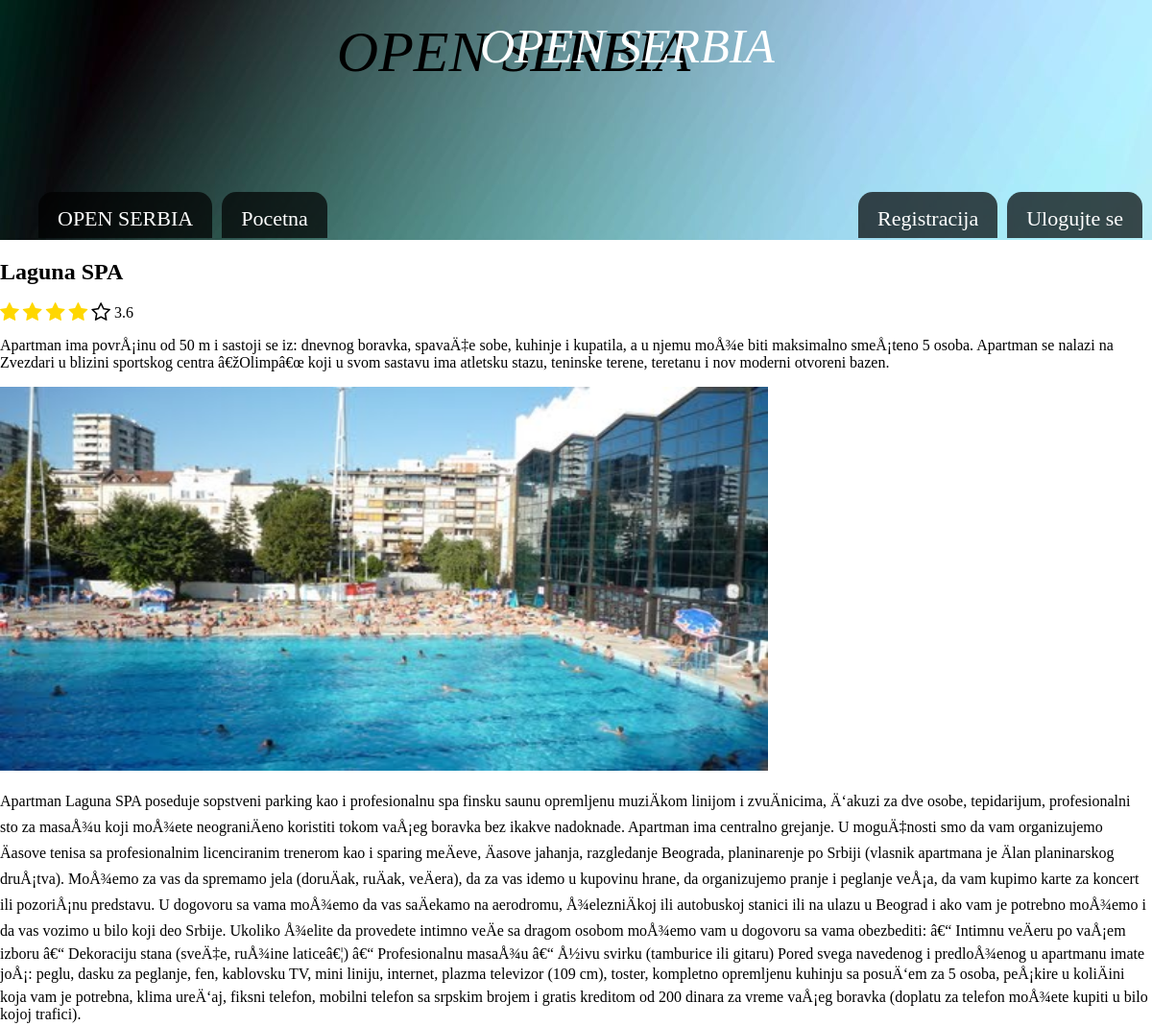
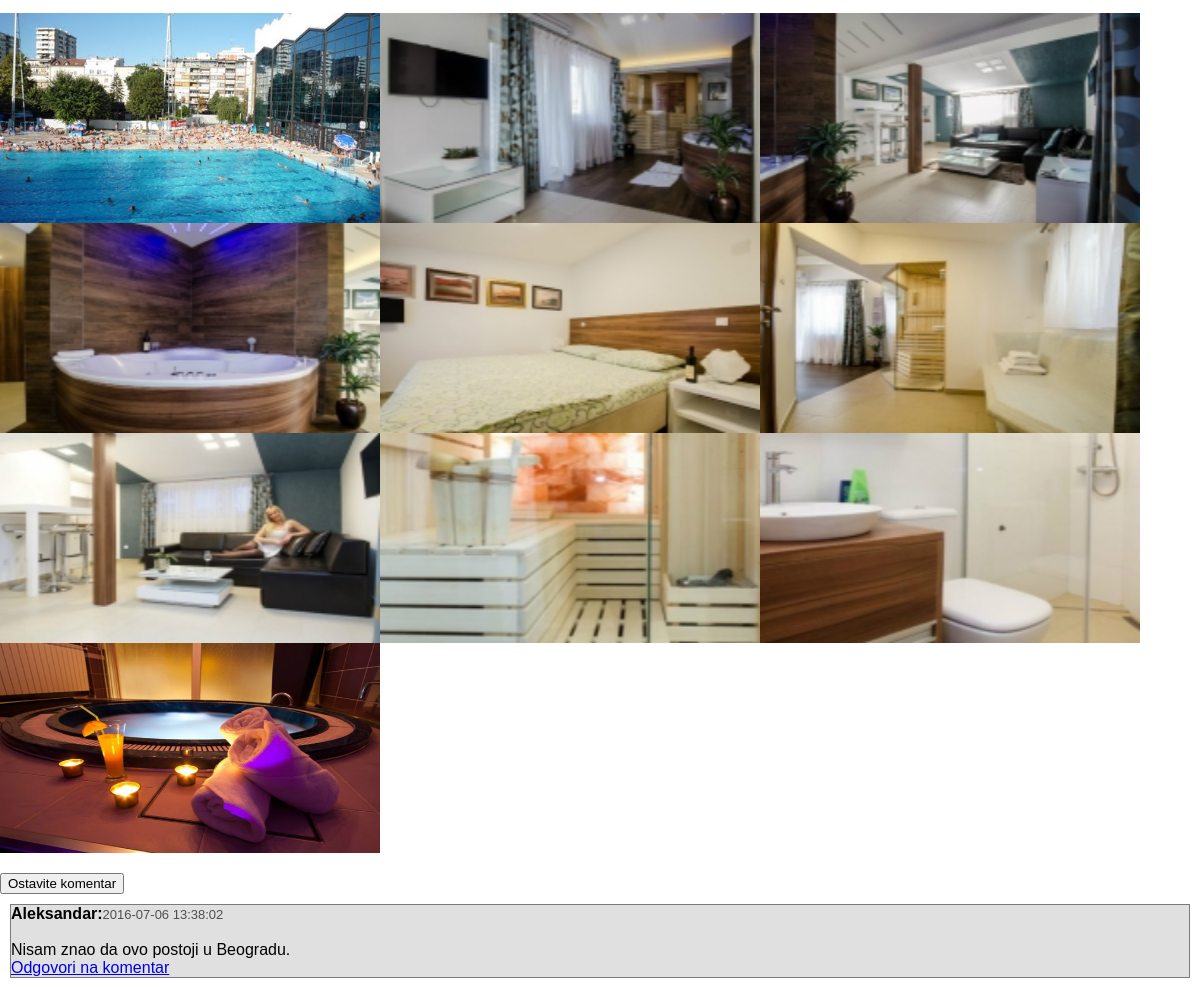
/?page=readmore&post_id=3, run on the app's committed database (2 pictures, top to bottom).
### tables this page shows
CREATE TABLE `posts` (
  `post_id` int(11) NOT NULL,
  `title` varchar(255) NOT NULL,
  `content` text NOT NULL,
  `user_id` int(11) NOT NULL,
  `id_category` int(11) NOT NULL,
  `id_place` int(11) NOT NULL,
  `address` varchar(255) NOT NULL,
  `lat` double NOT NULL DEFAULT '0',
  `lon` double NOT NULL DEFAULT '0',
  `date` timestamp NOT NULL DEFAULT CURRENT_TIMESTAMP,
  `is_deleted` tinyint(4) NOT NULL DEFAULT '0',
  `post_img` longtext NOT NULL,
  `descript` varchar(1000) NOT NULL,
  `admin_approved` tinyint(4) NOT NULL DEFAULT '0',
  `rating` float NOT NULL
);

CREATE TABLE `comments` (
  `id` int(11) NOT NULL,
  `comment_id` int(11) NOT NULL DEFAULT '0',
  `user_id` int(11) NOT NULL,
  `content` text NOT NULL,
  `post_id` int(11) NOT NULL,
  `date` timestamp NOT NULL DEFAULT CURRENT_TIMESTAMP,
  `status` tinyint(4) NOT NULL DEFAULT '0',
  `is_deleted` tinyint(4) NOT NULL DEFAULT '0'
);

CREATE TABLE `user` (
  `id` int(11) NOT NULL,
  `name` varchar(255) NOT NULL,
  `email` varchar(255) NOT NULL,
  `password` varchar(255) NOT NULL,
  `date` timestamp NOT NULL DEFAULT CURRENT_TIMESTAMP,
  `admin` tinyint(4) NOT NULL DEFAULT '0',
  `status` tinyint(4) NOT NULL DEFAULT '0',
  `is_logged` tinyint(4) NOT NULL DEFAULT '0',
  `superadmin` tinyint(4) NOT NULL DEFAULT '0',
  `is_deleted` tinyint(4) NOT NULL DEFAULT '0',
  `is_blocked` tinyint(4) NOT NULL DEFAULT '0',
  `image` varchar(255) NOT NULL
);

### controllers/readmore.php (called while the page is built, shortened)
<?php
$posts = new Post();
$pos = $posts->getPostById($_GET['post_id']);
$a= json_decode($pos['post_img'],true);
$comments = new Comments();
$comm=$comments->showPostComments($_GET['post_id']);
$rating = new Rating();
include __DIR__ . '/../views/readmore.php';

### models/Connect.php (called while the page is built, shortened)
<?php
class Connect{
    private static $_instance = null;
    public static function getInstance(){
        if(is_null(self::$_instance)){
            self::$_instance = new PDO("mysql:host=127.0.0.1;dbname=openserbia", "root", "");
        }
        return self::$_instance;
    }
}

### models/Model.php (called while the page is built, shortened)
<?php
abstract class Model
{
    public function __construct()
    {
        $this->db = Connect::getInstance();
    }
}

### models/Post.php (called while the page is built, shortened)
<?php
class Post extends Model
{
    public function getPostById($post_id)
    {
       $query = $this->db->prepare('SELECT * FROM posts WHERE post_id=?');
       if($query && $query->execute([$post_id])) {
        return $query->fetch(PDO::FETCH_ASSOC);
        }
       return null;
    }
}

### models/Rating.php (called while the page is built, shortened)
<?php
class Rating extends Model
{
    public function viewRatingPost($post_id)
    {
        $query = $this->db->prepare('SELECT rating_post FROM rating_posts WHERE post_id = ?');
        if($query && $query->execute([$post_id])){
          return $query->fetchAll(PDO::FETCH_ASSOC);
        }
        return null;
    }
    public function returnRating($postId)
    {
        $r = new Rating();
        $rat = $r->viewRatingPost($postId);
        $totalRatingScore = 0;
        $totalRatings = count($rat);
        foreach ($rat as $value){
            $totalRatingScore += $value['rating_post'];
        }
        $rating = 0;
        if ($totalRatings) {
            $rating = $totalRatingScore / $totalRatings;
        }
        return $rating;
    }
}

### models/Comments.php (called while the page is built, shortened)
<?php
class Comments extends Model
{
    public function showPostComments($post_id)
    {
        $query = $this->db->prepare('SELECT * FROM comments WHERE post_id=? AND comment_id=0 AND status=1 ORDER by id DESC');
        if($query && $query->execute([$post_id])){
            return $query->fetchAll(PDO::FETCH_ASSOC);
        }
        return null;
    }
}

### models/User.php (called while the page is built, shortened)
<?php
class User extends Model
{
    public function getUserById($id){
        $query = $this->db->prepare('SELECT * FROM user WHERE id=?;');
        if( $query && $query->execute([$id]) ) {
            $result = $query->fetch(PDO::FETCH_ASSOC);
            return $result;
        }
        return null;
    }
}

### views/readmore.php (the view, shortened to what this page needs)
<div class="post post-<?php echo $pos['post_id']?>" data-post-id="<?php echo $pos['post_id']?>"">
        <?php
        echo "<h2>" . $pos['title']. "</h2>";
        ?>
    <a class="star" href="?page=home&action=rate&rate=1&post_id=<?php echo $pos['post_id']?>"><i class="fa fa-star-o fa-lg stars" aria-hidden="true"  id="star1"></i></a>
    <a class="star" href="?page=home&action=rate&rate=2&post_id=<?php echo $pos['post_id']?>"><i class="fa fa-star-o fa-lg stars" aria-hidden="true" id="star2"></i></a>
    <a class="star" href="?page=home&action=rate&rate=3&post_id=<?php echo $pos['post_id']?>"><i class="fa fa-star-o fa-lg stars" aria-hidden="true"  id="star3"></i></a>
    <a class="star" href="?page=home&action=rate&rate=4&post_id=<?php echo $pos['post_id']?>"><i class="fa fa-star-o fa-lg stars" aria-hidden="true"  id="star4"></i></a>
    <a class="star" href="?page=home&action=rate&rate=5&post_id=<?php echo $pos['post_id']?>"><i class="fa fa-star-o fa-lg stars" aria-hidden="true" id="star5"></i></a>
    <span class="rating"> <?php echo $rating->returnRating($pos['post_id']) ?></span>
        <?php
        echo "<p>" . $pos['descript']. "</p>";
        echo"<img  class='post_img_1' src=\"images/post/{$a[0]}\" />";
        echo "<p>" . $pos['content']."</p>";
        if (is_array($a)) {
            foreach ($a as $imgLink) {
                echo "<img  class='post_img' src=\"images/post/{$imgLink}\" />";
            }
        }
            ?>
</div>
    <div class="comments">
        <button onclick="commentform()">Ostavite komentar</button>
        <?php
            foreach ($comm as $c){
                ?>
        <div class="comments" id="comment">
            <?php
                $user=new User();
                $users=$user->getUserById($c['user_id']);
                $userData=$users['name'] .":" ;
                echo '<span class="name">'. $userData .'</span>';
                echo  '<span class="date">'.$c['date']. "</span><br><br>";
                echo '<span class="cont">'.$c['content']. "</span><br>";
            ?>
            <a class="comment-comment" data-comment-id="<?php echo $c['id'] ?>" href="#"> Odgovori na komentar</a><br>
    </div>
                    <?php
                    $comcom= new Comments();
                    $res=$comcom->commOfComm($c['post_id'],$c['id']);
                    if(!empty($res)){
                    foreach ($res as $r){
                        ?>
                        <div class="comments" id="comofcom">
                        <?php
                        echo '<span class="name">'. $userData .'</span>';
                        echo  '<span class="date">'.$r['date']. "</span><br><br>";
                        echo '<span class="cont">'.$r['content']. "</span><br>";
                        echo "<br>";
                    ?>
                </div>
        <?php }} }?>

### style.css (style rules this page uses)
body { margin:0; padding: 0; font-family: Tahoma; }
.post { width: 1200px; overflow: hidden; margin-bottom: 20px; }
img.post_img { width: 380px; height: 210px; float: left; }
.post_img_1 { width: 800px; height: 400px; }
.stars { color: black; }
#comment { color: black; font-family: sans-serif; }
.comments { background-color: rgba(0, 0, 0, 0); }
.name { font-size: 16px; font-weight: bold; }
.date { font-size: 13px; color: rgba(0, 0, 0, 0.65); }
#comment { border: 1px solid rgba(0, 0, 0, 0.45); margin: 10px; background-color: rgba(0, 0, 0, 0.12); }

### data on the page
posts: title "Laguna SPA", descript "Apartman ima povrÅ¡inu od 50 m i sastoji se iz: dnevnog boravka, spavaÄ‡e sobe, kuhinje i kupatila, a u njemu moÅ¾e biti maksimalno smeÅ¡teno 5 osoba. Apartman se nalazi na Zvezdari u blizini sportskog centra â€žOlimpâ€œ koji u svom sastavu ima atletsku stazu, teninske terene, teretanu i nov moderni otvoreni bazen.", content "Apartman Laguna SPA poseduje sopstveni parking kao i profesionalnu spa finsku saunu opremljenu muziÄkom linijom i zvuÄnicima, Ä‘akuzi za dve osobe, tepidarijum, profesionalni sto za masaÅ¾u koji moÅ¾ete neograniÄeno koristiti tokom vaÅ¡eg boravka bez ikakve nadoknade. Apartman ima centralno grejanje. U moguÄ‡nosti smo da vam organizujemo Äasove tenisa sa profesionalnim licenciranim trenerom kao i sparing meÄeve, Äasove jahanja, razgledanje Beograda, planinarenje po Srbiji (vlasnik apartmana je Älan planinarskog druÅ¡tva). MoÅ¾emo za vas da spremamo jela (doruÄak, ruÄak, veÄera), da za vas idemo u kupovinu hrane, da organizujemo pranje i peglanje veÅ¡a, da vam kupimo karte za…"
comments: user.name "Aleksandar:", date "2016-07-06 13:38:02", content "Nisam znao da ovo postoji u Beogradu."

### other printed values
$rating->returnRating($pos['post_id']) "3.6"
